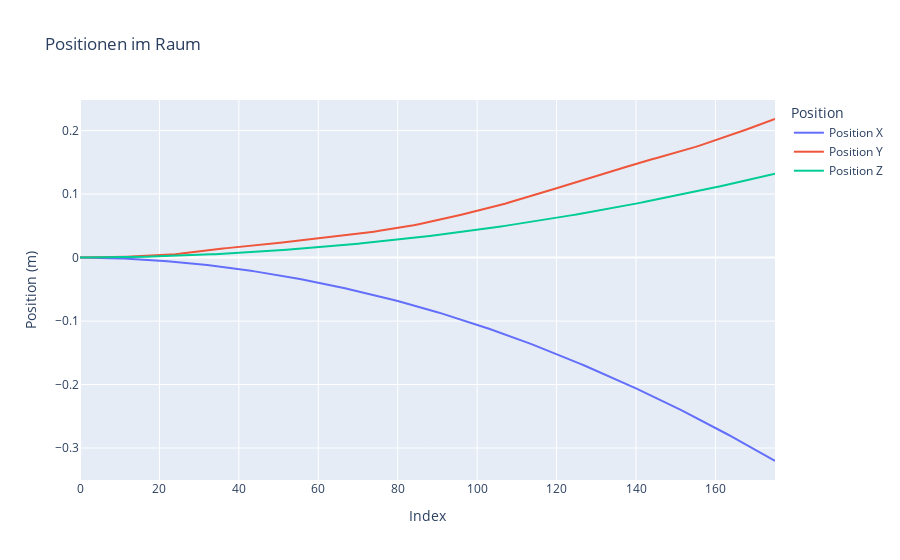

The notebook cell this image was saved under:
### Markdown cell above
### Graphische Ausgabe

### Code cell
import pandas as pd
import plotly.graph_objects as go

# Beispiel für das Laden des DataFrames (ersetze dies durch deine tatsächlichen Daten)
# df = pd.read_csv('positions_output.csv', decimal=',')

# Erstelle ein Linien-Diagramm für die Positionen X, Y und Z
fig = go.Figure()

# Füge die Positionen für X, Y und Z als separate Linien hinzu
fig.add_trace(go.Scatter(x=df.index, y=df['Position X'], mode='lines', name='Position X'))
fig.add_trace(go.Scatter(x=df.index, y=df['Position Y'], mode='lines', name='Position Y'))
fig.add_trace(go.Scatter(x=df.index, y=df['Position Z'], mode='lines', name='Position Z'))

# Diagramm-Titel und Achsenbeschriftungen hinzufügen
fig.update_layout(
    title='Positionen im Raum',
    xaxis_title='Index',
    yaxis_title='Position (m)',
    legend_title='Position',
)

# Diagramm anzeigen
fig.show()

### Figure 1 — Plotly figure (JSON) as saved in the notebook; plotly's stock layout.template omitted (floating-point values rounded to 4 significant figures; data arrays with more than 128 entries replaced by an {"elided": "..."} marker saying what was removed)
{"data": [{"mode": "lines", "name": "Position X", "type": "scatter", "x": {"elided": "176 int values"}, "y": {"elided": "176 float values"}}, {"mode": "lines", "name": "Position Y", "type": "scatter", "x": {"elided": "176 int values"}, "y": {"elided": "176 float values"}}, {"mode": "lines", "name": "Position Z", "type": "scatter", "x": {"elided": "176 int values"}, "y": {"elided": "176 float values"}}], "layout": {"legend": {"title": {"text": "Position"}}, "title": {"text": "Positionen im Raum"}, "xaxis": {"title": {"text": "Index"}}, "yaxis": {"title": {"text": "Position (m)"}}}}
